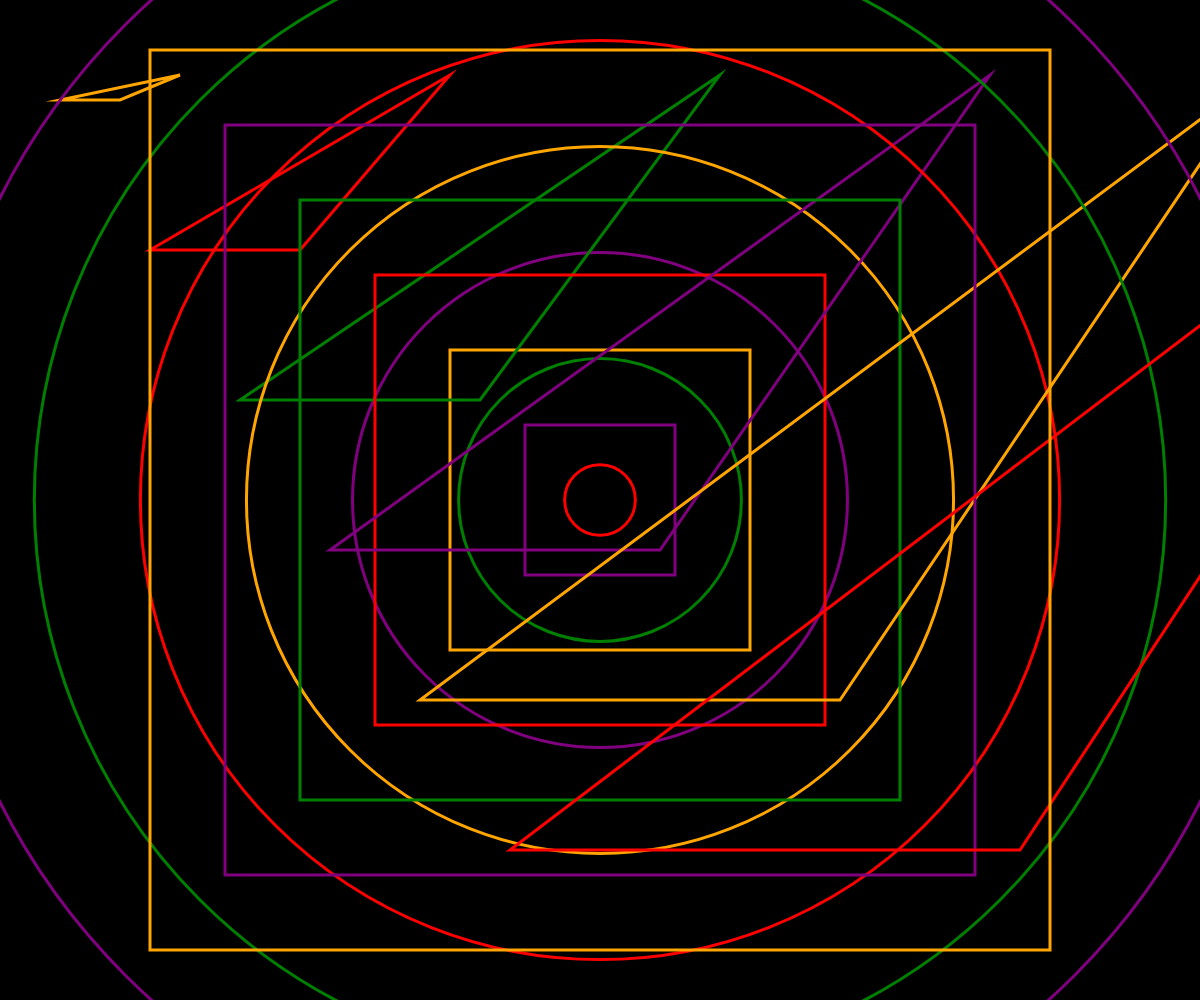
Frame 1 (no input)
Frame 60 (no input): identical to frame 1, image omitted
Frame 120 (the mouse pressed at the canvas centre since frame 60): identical to frame 1, image omitted

The p5.js sketch that drew this single still picture (run headless with seeded random() and noise() and a simulated clock; from frame 60 on, the mouse is pressed at the canvas centre):

// p5.js sketch
// ── sketch.js
let x, y, scale1, sc;
function setup() {
  // Create a canvas that fills the entire browser window
  createCanvas(windowWidth, windowHeight);
  rectMode(CENTER);
  triangle(CENTER);
  sc = ["green", "red", "orange", "purple"];

  x = width / 2;
  y = height / 2;
  scale1 = 50;
}

function draw() {
  background(0);

  for (i = 0; i < 20; i += 1) {
    noFill();
    stroke(sc[i % 4]);
    strokeWeight(3);
    let w = i * scale1;
    // print(w);

    if (i % 3 == 0) {
      rect(x, y, w, w);
      if (w > windowWidth) break;
    } else if (i % 3 == 1) {
      circle(x, y, w * sqrt(2));
      
    } else if (i % 3 == 2) {
      triangle(30*i, w, 60*i, w, 90*i, 75);
    }
  }
  //print(i);
}
